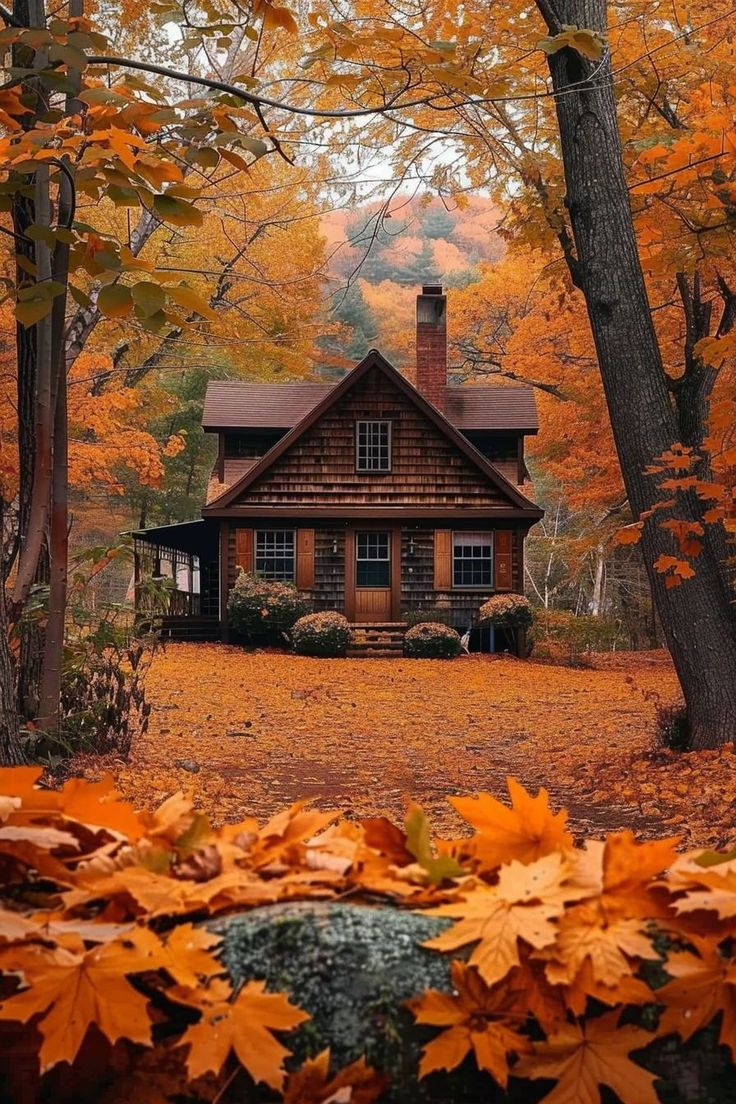
#> input picture walden.jpg, 736 x 1104 px, found by its file name
$ python walden.py
#> lines starting #> are read from the running program, lines starting #| are printed output that depends on the picture
#> further down, image is the input picture: shape (1104, 736, 3); mean B, G, R 47.2, 78.9, 128.8
import cv2
import numpy as np
import matplotlib.pyplot as plt

def apply_walden(image):
    image = image.astype(np.float32) / 255.0

    image = np.clip(image * 1.1, 0, 1)
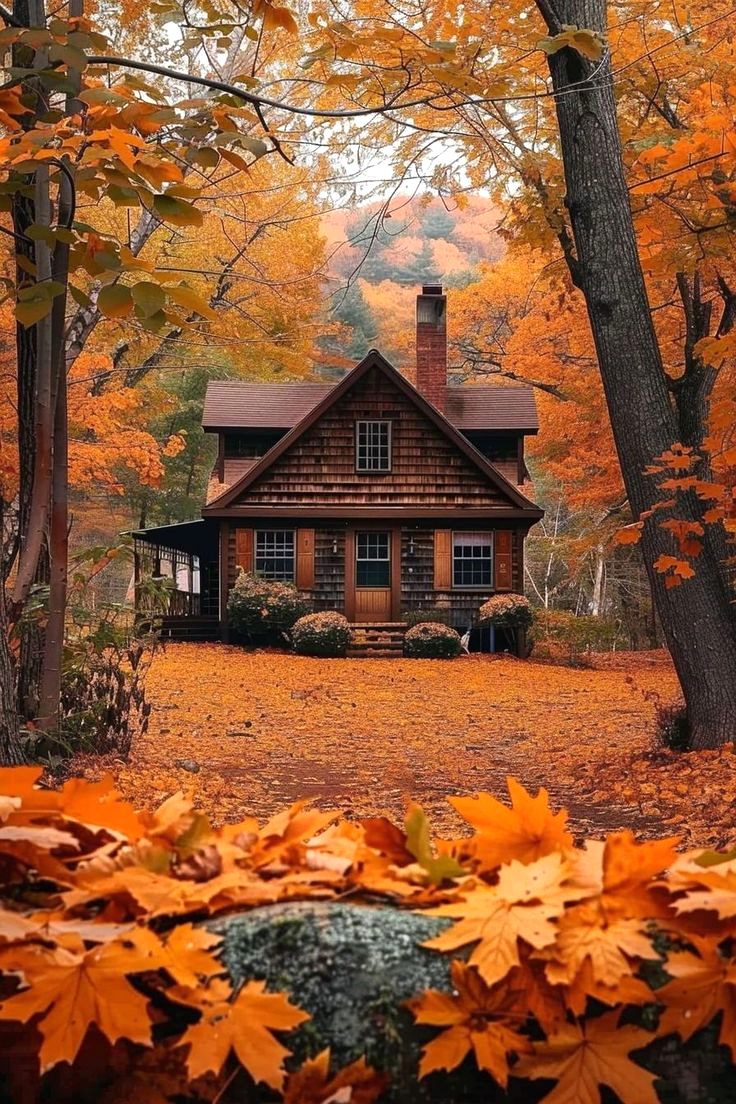
#> image: shape (1104, 736, 3) float32; mean of channels 0, 1, 2 0.203, 0.34, 0.553; drawn as B, G, R

    contrast = 0.9
    image = cv2.addWeighted(image, contrast, np.zeros(image.shape, image.dtype), 0, 0)

    image[:, :, 1] = np.clip(image[:, :, 1] * 1.1, 0, 1)  # Boost green
    image[:, :, 2] = np.clip(image[:, :, 2] * 1.2, 0, 1)  # Boost blue

    rows, cols = image.shape[:2]
#> rows = 1104; cols = 736
    X_resultant_kernel = cv2.getGaussianKernel(cols, 400)
    Y_resultant_kernel = cv2.getGaussianKernel(rows, 400)
    kernel = Y_resultant_kernel * X_resultant_kernel.T
    mask = kernel / np.max(kernel)

    vignette = np.dstack((mask, mask, mask))

    image = image * (0.85 + 0.15 * vignette)
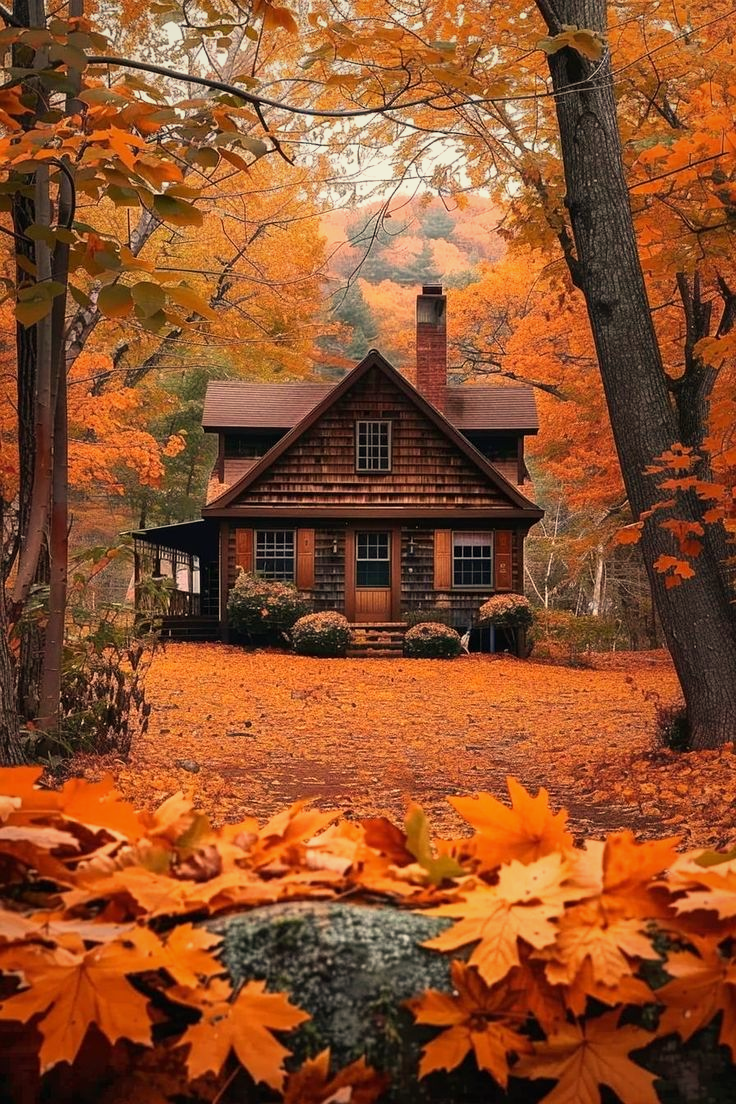
#> image: shape (1104, 736, 3) float64; mean of channels 0, 1, 2 0.174, 0.32, 0.561; drawn as B, G, R

    image = np.clip(image * 255, 0, 255).astype(np.uint8)

    return image

# Load your image
image_path = 'C:\\Users\\ThinkPad E560\\Desktop\\Instagram filters project\\walden.jpg'
image = cv2.imread(image_path)

walden_image = apply_walden(image)

plt.figure(figsize=(12, 6))

plt.subplot(1, 2, 1)
plt.imshow(cv2.cvtColor(image, cv2.COLOR_BGR2RGB))
plt.title('Original Image')
plt.axis('off')

plt.subplot(1, 2, 2)
plt.imshow(cv2.cvtColor(walden_image, cv2.COLOR_BGR2RGB))
plt.title('Walden Filter')
plt.axis('off')

plt.show()
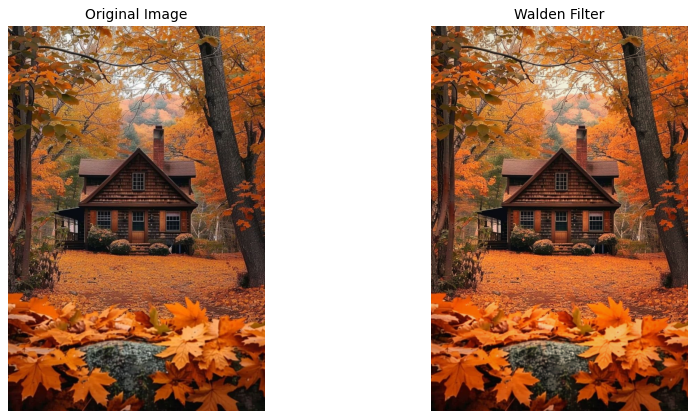
#> figure drawn by matplotlib, 2 panels

$ run again, with claredon.jpg copied over walden.jpg
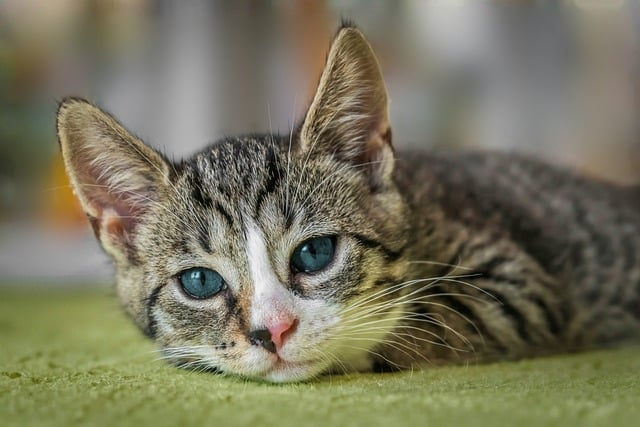
#> input picture claredon.jpg, 640 x 427 px, found by its file name
#> image is the input picture: shape (427, 640, 3); mean B, G, R 93.2, 116.1, 119.1
#> in apply_walden, `image[:, :, 2] = np.clip(image[:, :, 2] * 1.2, 0, 1)`:
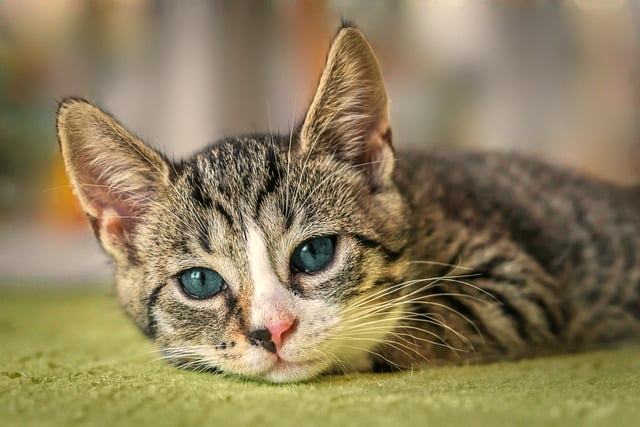
#> image: shape (427, 640, 3) float32; mean of channels 0, 1, 2 0.362, 0.496, 0.555; drawn as B, G, R
#> `plt.show()`:
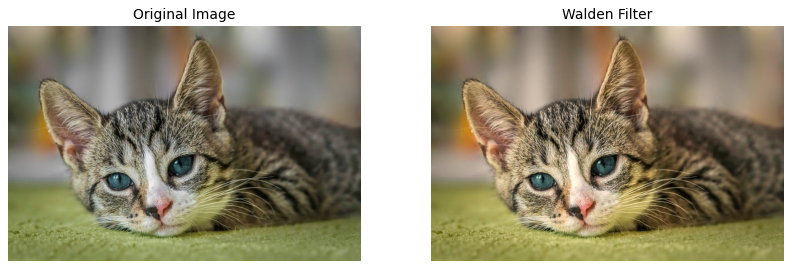
#> figure drawn by matplotlib, 2 panels

$ run again, with gingham.jpg copied over walden.jpg
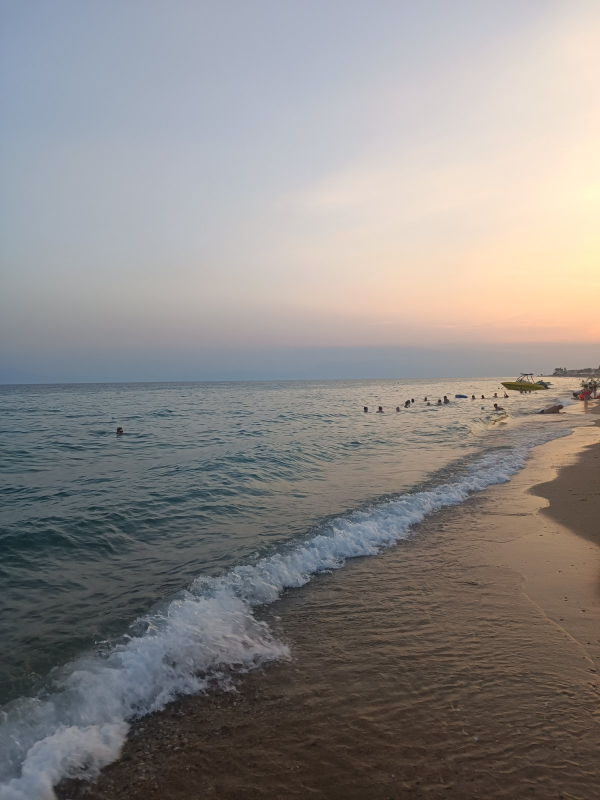
#> input picture gingham.jpg, 1200 x 1600 px, found by its file name (shown at 1/2 size)
#> image is the input picture: shape (1600, 1200, 3); mean B, G, R 135.2, 136.9, 140.4
#> in apply_walden, `image = image * (0.85 + 0.15 * vignette)`:
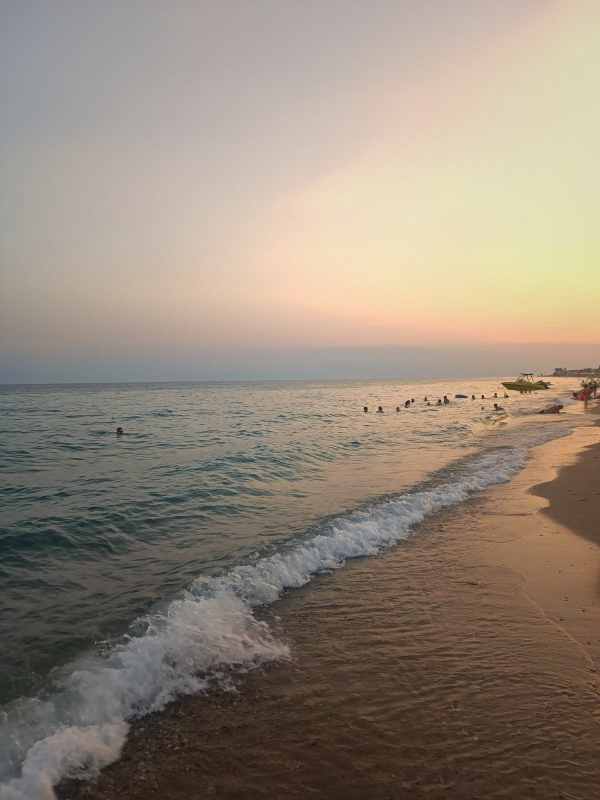
#> image: shape (1600, 1200, 3) float64 (shown at 1/2 size); mean of channels 0, 1, 2 0.481, 0.535, 0.585; drawn as B, G, R
#> `plt.show()`:
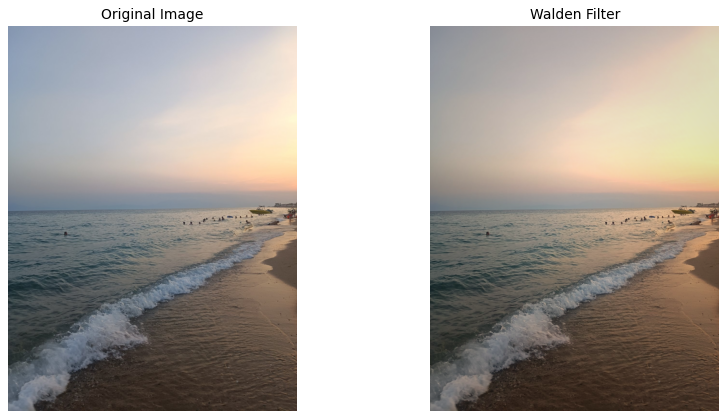
#> figure drawn by matplotlib, 2 panels

$ run again, with lark.jpg copied over walden.jpg
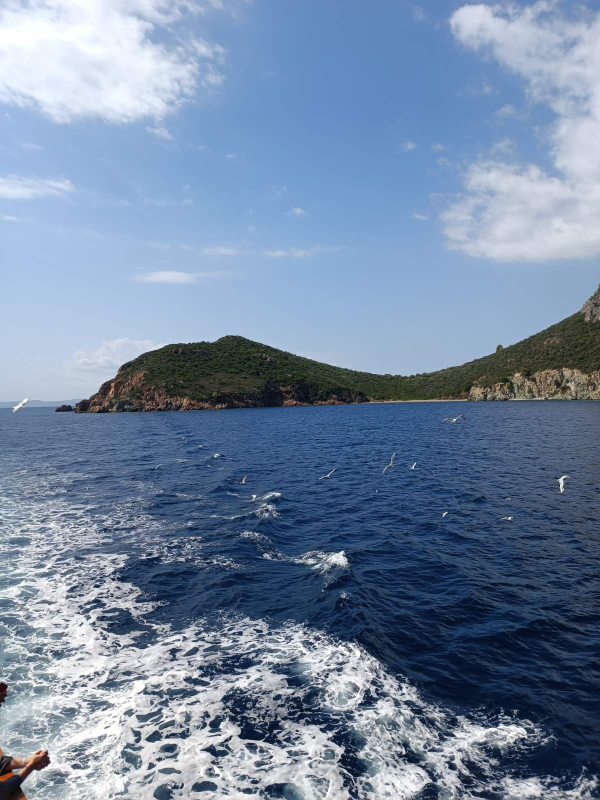
#> input picture lark.jpg, 1200 x 1600 px, found by its file name (shown at 1/2 size)
#> image is the input picture: shape (1600, 1200, 3); mean B, G, R 162.6, 136.2, 116.6
#> in apply_walden, `image = image * (0.85 + 0.15 * vignette)`:
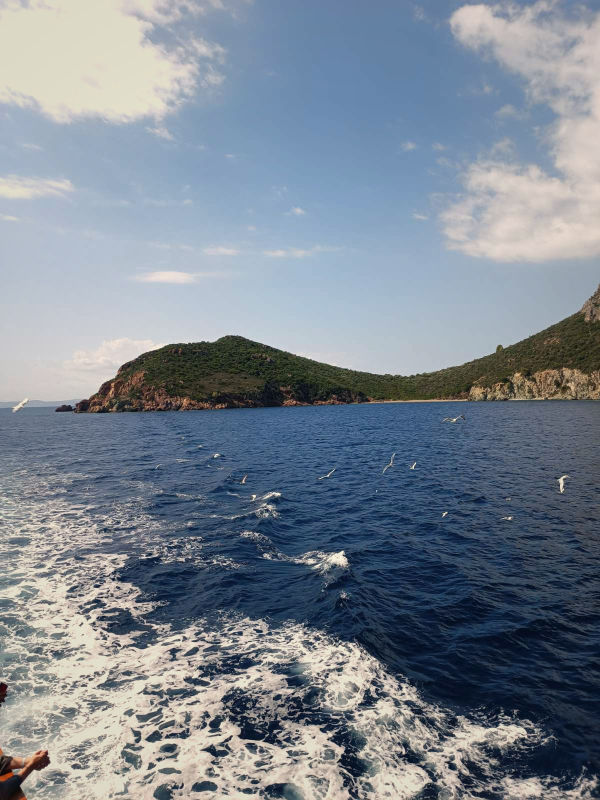
#> image: shape (1600, 1200, 3) float64 (shown at 1/2 size); mean of channels 0, 1, 2 0.572, 0.527, 0.488; drawn as B, G, R
#> `plt.show()`:
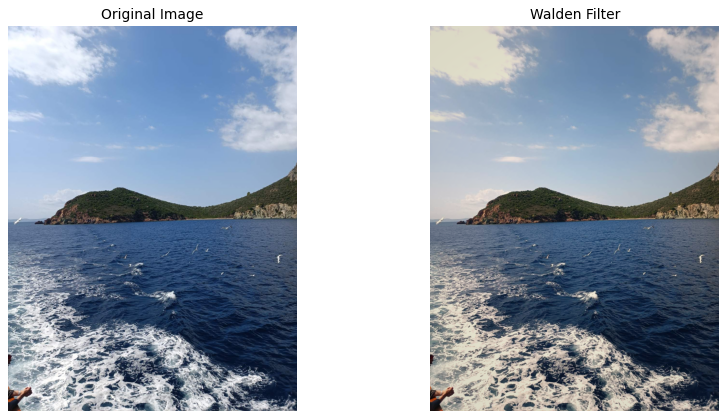
#> figure drawn by matplotlib, 2 panels
